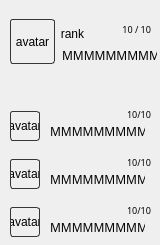
         <widget class="QWidget" name="_w_player_results_5" native="true">
          <property name="minimumSize">
           <size>
            <width>160</width>
            <height>0</height>
           </size>
          </property>
          <property name="maximumSize">
           <size>
            <width>160</width>
            <height>16777215</height>
           </size>
          </property>
          <layout class="QVBoxLayout" name="verticalLayout_5">
           <property name="spacing">
            <number>3</number>
           </property>
           <property name="leftMargin">
            <number>0</number>
           </property>
           <property name="topMargin">
            <number>9</number>
           </property>
           <property name="rightMargin">
            <number>0</number>
           </property>
           <property name="bottomMargin">
            <number>0</number>
           </property>
           <item>
            <widget class="QWidget" name="_w_player_5" native="true">
             <property name="minimumSize">
              <size>
               <width>160</width>
               <height>65</height>
              </size>
             </property>
             <property name="maximumSize">
              <size>
               <width>160</width>
               <height>65</height>
              </size>
             </property>
             <widget class="QLabel" name="_l_avatar_5">
              <property name="geometry">
               <rect>
                <x>10</x>
                <y>10</y>
                <width>45</width>
                <height>45</height>
               </rect>
              </property>
              <property name="minimumSize">
               <size>
                <width>45</width>
                <height>45</height>
               </size>
              </property>
              <property name="maximumSize">
               <size>
                <width>45</width>
                <height>45</height>
               </size>
              </property>
              <property name="styleSheet">
               <string notr="true">border-radius: 3px;
border: 1px solid rgb(54, 54, 54);</string>
              </property>
              <property name="text">
               <string>avatar</string>
              </property>
              <property name="scaledContents">
               <bool>true</bool>
              </property>
              <property name="alignment">
               <set>Qt::AlignCenter</set>
              </property>
             </widget>
             <widget class="QLabel" name="_l_rank_5">
              <property name="geometry">
               <rect>
                <x>60</x>
                <y>10</y>
                <width>25</width>
                <height>29</height>
               </rect>
              </property>
              <property name="minimumSize">
               <size>
                <width>25</width>
                <height>29</height>
               </size>
              </property>
              <property name="maximumSize">
               <size>
                <width>25</width>
                <height>29</height>
               </size>
              </property>
              <property name="text">
               <string>rank</string>
              </property>
              <property name="scaledContents">
               <bool>true</bool>
              </property>
              <property name="alignment">
               <set>Qt::AlignCenter</set>
              </property>
             </widget>
             <widget class="QLabel" name="_l_nick_5">
              <property name="geometry">
               <rect>
                <x>62</x>
                <y>38</y>
                <width>95</width>
                <height>16</height>
               </rect>
              </property>
              <property name="minimumSize">
               <size>
                <width>95</width>
                <height>0</height>
               </size>
              </property>
              <property name="maximumSize">
               <size>
                <width>95</width>
                <height>16777215</height>
               </size>
              </property>
              <property name="font">
               <font>
                <family>Revue BT</family>
               </font>
              </property>
              <property name="text">
               <string>MMMMMMMMMM</string>
              </property>
              <property name="alignment">
               <set>Qt::AlignLeading|Qt::AlignLeft|Qt::AlignVCenter</set>
              </property>
             </widget>
             <widget class="QLabel" name="_l_kills_5">
              <property name="geometry">
               <rect>
                <x>90</x>
                <y>10</y>
                <width>61</width>
                <height>20</height>
               </rect>
              </property>
              <property name="font">
               <font>
                <family>Revue BT</family>
                <pointsize>7</pointsize>
               </font>
              </property>
              <property name="text">
               <string>10 / 10</string>
              </property>
              <property name="alignment">
               <set>Qt::AlignRight|Qt::AlignTrailing|Qt::AlignVCenter</set>
              </property>
             </widget>
            </widget>
           </item>
           <item>
            <widget class="QLabel" name="label_7">
             <property name="maximumSize">
              <size>
               <width>16777215</width>
               <height>27</height>
              </size>
             </property>
             <property name="text">
              <string/>
             </property>
             <property name="pixmap">
              <pixmap resource="../resources/resources.qrc">:/menu/menu_middle_2.png</pixmap>
             </property>
             <property name="scaledContents">
              <bool>true</bool>
             </property>
            </widget>
           </item>
           <item>
            <spacer name="verticalSpacer_5">
             <property name="orientation">
              <enum>Qt::Vertical</enum>
             </property>
             <property name="sizeType">
              <enum>QSizePolicy::Minimum</enum>
             </property>
             <property name="sizeHint" stdset="0">
              <size>
               <width>20</width>
               <height>10</height>
              </size>
             </property>
            </spacer>
           </item>
           <item>
            <widget class="QWidget" name="_w_other_player_13" native="true">
             <property name="minimumSize">
              <size>
               <width>160</width>
               <height>45</height>
              </size>
             </property>
             <property name="maximumSize">
              <size>
               <width>160</width>
               <height>45</height>
              </size>
             </property>
             <widget class="QLabel" name="_l_other_avatar_13">
              <property name="geometry">
               <rect>
                <x>10</x>
                <y>7</y>
                <width>30</width>
                <height>30</height>
               </rect>
              </property>
              <property name="minimumSize">
               <size>
                <width>30</width>
                <height>30</height>
               </size>
              </property>
              <property name="maximumSize">
               <size>
                <width>30</width>
                <height>30</height>
               </size>
              </property>
              <property name="styleSheet">
               <string notr="true">border-radius: 3px;
border: 1px solid rgb(54, 54, 54);</string>
              </property>
              <property name="text">
               <string>avatar</string>
              </property>
              <property name="scaledContents">
               <bool>true</bool>
              </property>
              <property name="alignment">
               <set>Qt::AlignCenter</set>
              </property>
             </widget>
             <widget class="QLabel" name="_l_other_nick_13">
              <property name="geometry">
               <rect>
                <x>50</x>
                <y>20</y>
                <width>95</width>
                <height>15</height>
               </rect>
              </property>
              <property name="minimumSize">
               <size>
                <width>95</width>
                <height>0</height>
               </size>
              </property>
              <property name="maximumSize">
               <size>
                <width>95</width>
                <height>16777215</height>
               </size>
              </property>
              <property name="font">
               <font>
                <family>Revue BT</family>
               </font>
              </property>
              <property name="text">
               <string>MMMMMMMMMM</string>
              </property>
              <property name="alignment">
               <set>Qt::AlignLeading|Qt::AlignLeft|Qt::AlignVCenter</set>
              </property>
             </widget>
             <widget class="QLabel" name="_l_other_kills_13">
              <property name="geometry">
               <rect>
                <x>90</x>
                <y>0</y>
                <width>61</width>
                <height>20</height>
               </rect>
              </property>
              <property name="font">
               <font>
                <family>Revue BT</family>
                <pointsize>7</pointsize>
               </font>
              </property>
              <property name="text">
               <string>10/10</string>
              </property>
              <property name="alignment">
               <set>Qt::AlignRight|Qt::AlignTrailing|Qt::AlignVCenter</set>
              </property>
             </widget>
            </widget>
           </item>
           <item>
            <widget class="QWidget" name="_w_other_player_14" native="true">
             <property name="minimumSize">
              <size>
               <width>160</width>
               <height>45</height>
              </size>
             </property>
             <property name="maximumSize">
              <size>
               <width>160</width>
               <height>45</height>
              </size>
             </property>
             <widget class="QLabel" name="_l_other_avatar_14">
              <property name="geometry">
               <rect>
                <x>10</x>
                <y>7</y>
                <width>30</width>
                <height>30</height>
               </rect>
              </property>
              <property name="minimumSize">
               <size>
                <width>30</width>
                <height>30</height>
               </size>
              </property>
              <property name="maximumSize">
               <size>
                <width>30</width>
                <height>30</height>
               </size>
              </property>
              <property name="styleSheet">
               <string notr="true">border-radius: 3px;
border: 1px solid rgb(54, 54, 54);</string>
              </property>
              <property name="text">
               <string>avatar</string>
              </property>
              <property name="scaledContents">
               <bool>true</bool>
              </property>
              <property name="alignment">
               <set>Qt::AlignCenter</set>
              </property>
             </widget>
             <widget class="QLabel" name="_l_other_nick_14">
              <property name="geometry">
               <rect>
                <x>50</x>
                <y>20</y>
                <width>95</width>
                <height>15</height>
               </rect>
              </property>
              <property name="minimumSize">
               <size>
                <width>95</width>
                <height>0</height>
               </size>
              </property>
              <property name="maximumSize">
               <size>
                <width>95</width>
                <height>16777215</height>
               </size>
              </property>
              <property name="font">
               <font>
                <family>Revue BT</family>
               </font>
              </property>
              <property name="text">
               <string>MMMMMMMMMM</string>
              </property>
              <property name="alignment">
               <set>Qt::AlignLeading|Qt::AlignLeft|Qt::AlignVCenter</set>
              </property>
             </widget>
             <widget class="QLabel" name="_l_other_kills_14">
              <property name="geometry">
               <rect>
                <x>90</x>
                <y>0</y>
                <width>61</width>
                <height>20</height>
               </rect>
              </property>
              <property name="font">
               <font>
                <family>Revue BT</family>
                <pointsize>7</pointsize>
               </font>
              </property>
              <property name="text">
               <string>10/10</string>
              </property>
              <property name="alignment">
               <set>Qt::AlignRight|Qt::AlignTrailing|Qt::AlignVCenter</set>
              </property>
             </widget>
            </widget>
           </item>
           <item>
            <widget class="QWidget" name="_w_other_player_15" native="true">
             <property name="minimumSize">
              <size>
               <width>160</width>
               <height>45</height>
              </size>
             </property>
             <property name="maximumSize">
              <size>
               <width>160</width>
               <height>45</height>
              </size>
             </property>
             <widget class="QLabel" name="_l_other_avatar_15">
              <property name="geometry">
               <rect>
                <x>10</x>
                <y>7</y>
                <width>30</width>
                <height>30</height>
               </rect>
              </property>
              <property name="minimumSize">
               <size>
                <width>30</width>
                <height>30</height>
               </size>
              </property>
              <property name="maximumSize">
               <size>
                <width>30</width>
                <height>30</height>
               </size>
              </property>
              <property name="styleSheet">
               <string notr="true">border-radius: 3px;
border: 1px solid rgb(54, 54, 54);</string>
              </property>
              <property name="text">
               <string>avatar</string>
              </property>
              <property name="scaledContents">
               <bool>true</bool>
              </property>
              <property name="alignment">
               <set>Qt::AlignCenter</set>
              </property>
             </widget>
             <widget class="QLabel" name="_l_other_nick_15">
              <property name="geometry">
               <rect>
                <x>50</x>
                <y>20</y>
                <width>95</width>
                <height>15</height>
               </rect>
              </property>
              <property name="minimumSize">
               <size>
                <width>95</width>
                <height>0</height>
               </size>
              </property>
              <property name="maximumSize">
               <size>
                <width>95</width>
                <height>16777215</height>
               </size>
              </property>
              <property name="font">
               <font>
                <family>Revue BT</family>
               </font>
              </property>
              <property name="text">
               <string>MMMMMMMMMM</string>
              </property>
              <property name="alignment">
               <set>Qt::AlignLeading|Qt::AlignLeft|Qt::AlignVCenter</set>
              </property>
             </widget>
             <widget class="QLabel" name="_l_other_kills_15">
              <property name="geometry">
               <rect>
                <x>90</x>
                <y>0</y>
                <width>61</width>
                <height>20</height>
               </rect>
              </property>
              <property name="font">
               <font>
                <family>Revue BT</family>
                <pointsize>7</pointsize>
               </font>
              </property>
              <property name="text">
               <string>10/10</string>
              </property>
              <property name="alignment">
               <set>Qt::AlignRight|Qt::AlignTrailing|Qt::AlignVCenter</set>
              </property>
             </widget>
            </widget>
           </item>
          </layout>
         </widget>
